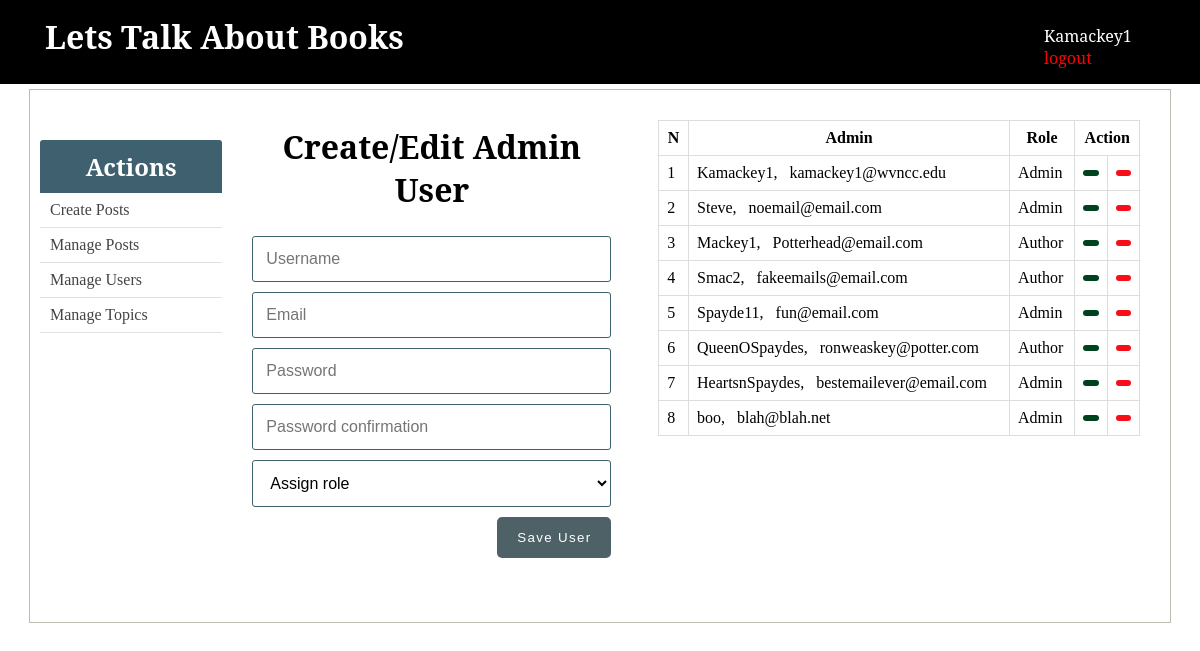
The page /finished/Book-Review/admin/users.php on the database its author committed.
### tables this page shows
CREATE TABLE `users` (
  `id` int(11) NOT NULL,
  `username` varchar(255) NOT NULL,
  `email` varchar(255) NOT NULL,
  `role` enum('Author','Admin') DEFAULT NULL,
  `password` varchar(255) NOT NULL,
  `created_at` timestamp NULL DEFAULT current_timestamp(),
  `updated_at` timestamp NULL DEFAULT NULL
);

### finished/Book-Review/admin/includes/admin_functions.php (called while the page is built, shortened)
<?php
$isEditingUser = false;
$username = "";
$email = "";
function getAdminUsers(){
	global $conn, $roles;
	$sql = "SELECT * FROM users WHERE role IS NOT NULL";
	$result = mysqli_query($conn, $sql);
	$users = mysqli_fetch_all($result, MYSQLI_ASSOC);
	return $users;
}
?>

### finished/Book-Review/admin/users.php (the view, shortened to what this page needs)
<?php  include('../config.php'); ?>
<?php  include(ROOT_PATH . '/admin/includes/admin_functions.php'); ?>
<?php
	$admins = getAdminUsers();
?>
<?php include(ROOT_PATH . '/admin/includes/head_section.php'); ?>
</head>
<body>
	<?php include(ROOT_PATH . '/admin/includes/navbar.php') ?>
	<div class="container content">
		<?php include(ROOT_PATH . '/admin/includes/menu.php') ?>
		<div class="action">
			<h1 class="page-title">Create/Edit Admin User</h1>
			<form method="post" action="<?php echo BASE_URL . 'admin/users.php'; ?>" >
				<input type="text" name="username" value="<?php echo $username; ?>" placeholder="Username">
				<input type="email" name="email" value="<?php echo $email ?>" placeholder="Email">
				<input type="password" name="password" placeholder="Password">
				<input type="password" name="passwordConfirmation" placeholder="Password confirmation">
				<select name="role">
					<option value="" selected disabled>Assign role</option>
				</select>
				<?php if ($isEditingUser === true): ?>
					<button type="submit" class="btn" name="update_admin">UPDATE</button>
				<?php else: ?>
					<button type="submit" class="btn" name="create_admin">Save User</button>
				<?php endif ?>
			</form>
		</div>
		<div class="table-div">
			<?php if (empty($admins)): ?>
				<h1>No admins in the database.</h1>
			<?php else: ?>
				<table class="table">
					<thead>
						<th>N</th>
						<th>Admin</th>
						<th>Role</th>
						<th colspan="2">Action</th>
					</thead>
					<tbody>
					<?php foreach ($admins as $key => $admin): ?>
						<tr>
							<td><?php echo $key + 1; ?></td>
							<td>
								<?php echo $admin['username']; ?>, &nbsp;
								<?php echo $admin['email']; ?>
							</td>
							<td><?php echo $admin['role']; ?></td>
							<td>
								<a class="fa fa-pencil btn edit"
									href="users.php?edit-admin=<?php echo $admin['id'] ?>">
								</a>
							</td>
							<td>
								<a class="fa fa-trash btn delete"
								    href="users.php?delete-admin=<?php echo $admin['id'] ?>">
								</a>
							</td>
						</tr>
					<?php endforeach ?>
					</tbody>
				</table>
			<?php endif ?>
		</div>
	</div>
</body>
</html>

### finished/Book-Review/admin/includes/head_section.php (shortened to what this page needs)
<!DOCTYPE html PUBLIC "-//W3C//DTD XHTML 1.0 Transitional//EN" "http://www.w3.org/TR/xhtml1/DTD/xhtml1-transitional.dtd">
<html xmlns="http://www.w3.org/1999/xhtml">
    <head>
		<link rel="stylesheet" href="static/css/admin_styling.css">

### finished/Book-Review/admin/includes/navbar.php
<div class="header">
	<div class="logo">
		<a href="<?php echo BASE_URL .'admin/dashboard.php' ?>">
			<h1>Lets Talk About Books</h1>
		</a>
	</div>
	<div class="user-info">
		<span>Kamackey1</span> &nbsp; &nbsp; <a href="<?php echo BASE_URL . '/logout.php'; ?>" class="logout-btn">logout</a>
	</div>
</div>

### finished/Book-Review/admin/includes/menu.php
<div class="menu">
	<div class="card">
		<div class="card-header">
			<h2>Actions</h2>
		</div>
		<div class="card-content">
			<a href="<?php echo BASE_URL . 'admin/create_post.php' ?>">Create Posts</a>
			<a href="<?php echo BASE_URL . 'admin/posts.php' ?>">Manage Posts</a>
			<a href="<?php echo BASE_URL . 'admin/users.php' ?>">Manage Users</a>
			<a href="<?php echo BASE_URL . 'admin/genres.php' ?>">Manage Topics</a>
		</div>
	</div>
</div>

### finished/Book-Review/admin/static/css/admin_styling.css (style rules this page uses)
* { margin: 0px; padding: 0px; }
a { text-decoration: none; }
h1, h2, h3, h4, h5, h6 { font-family: 'Noto Serif', serif; }
form { width: 60%; margin: 5px auto; padding-bottom: 50px; }
form input[type=file], input[type=email], input[type=password], input[type=text], form select, form textarea { width: 100%; display: block; padding: 13px 13px; font-size: 1em; margin: 5px auto 10px; border-radius: 3px; box-sizing : border-box; background: transparent; border: 1px solid #3E606F; }
form button { float: right; margin-left: 24%; }
table { border-collapse: collapse; width: 70%; margin: 20px auto; }
th, td { padding: 8px; text-align: left; border: 1px solid #ddd; }
th { text-align: center; }
.btn { color: white; background: #4E6166; text-align: center; border: none; border-radius: 5px; display: block; letter-spacing: .1em; padding: 13px 20px; text-decoration: none; }
.header { padding: 15px 45px; font-family: 'Noto Serif', serif; color: white; background: black; }
.header .logo { width: 50%; float: left; }
.header .logo h1 { color: white; }
.header .user-info { width: 10%; margin-top: 10px; float: right; }
.header .logout-btn { color: red; text-decoration: none; }
.header:after { content: ""; display: block; clear: both; }
.container { width: 95%; margin: 5px auto 50px; border: 1px solid #BFBCB3; padding: 10px 0px 50px; }
.container:after { content: ""; display: block; clear: both; }
.container.content .menu { width: 16%; float: left; padding: 40px 10px; }
.container.content .menu .card .card-header { padding: 10px; text-align: center; border-radius: 3px 3px 0px 0px; background: #3E606F; }
.container.content .menu .card .card-header h2 { color: white; }
.container.content .menu .card .card-content a { display: block; box-sizing: border-box; padding: 8px 10px; border-bottom: 1px solid #e4e1e1; color: #444; }
.container.content .action { width: 35%; float: left; text-align: center; }
.container.content .action form { width: 90%; }
.container.content .action .page-title { margin: 25px; }
.table-div { float: left; width: 47%; }
.table-div table { width: 90%; }
.table-div a.fa { color: white; padding: 3px; }
.table-div .edit { background: #004220; }
.table-div .delete { background: #F70E1A; }

### rows shown on the page
users: username "Kamackey1", email "kamackey1@wvncc.edu", role "Admin"
users: username "Steve", email "noemail@email.com", role "Admin"
users: username "Mackey1", email "Potterhead@email.com", role "Author"
users: username "Smac2", email "fakeemails@email.com", role "Author"
users: username "Spayde11", email "fun@email.com", role "Admin"
users: username "QueenOSpaydes", email "ronweaskey@potter.com", role "Author"
users: username "HeartsnSpaydes", email "bestemailever@email.com", role "Admin"
users: username "boo", email "blah@blah.net", role "Admin"
